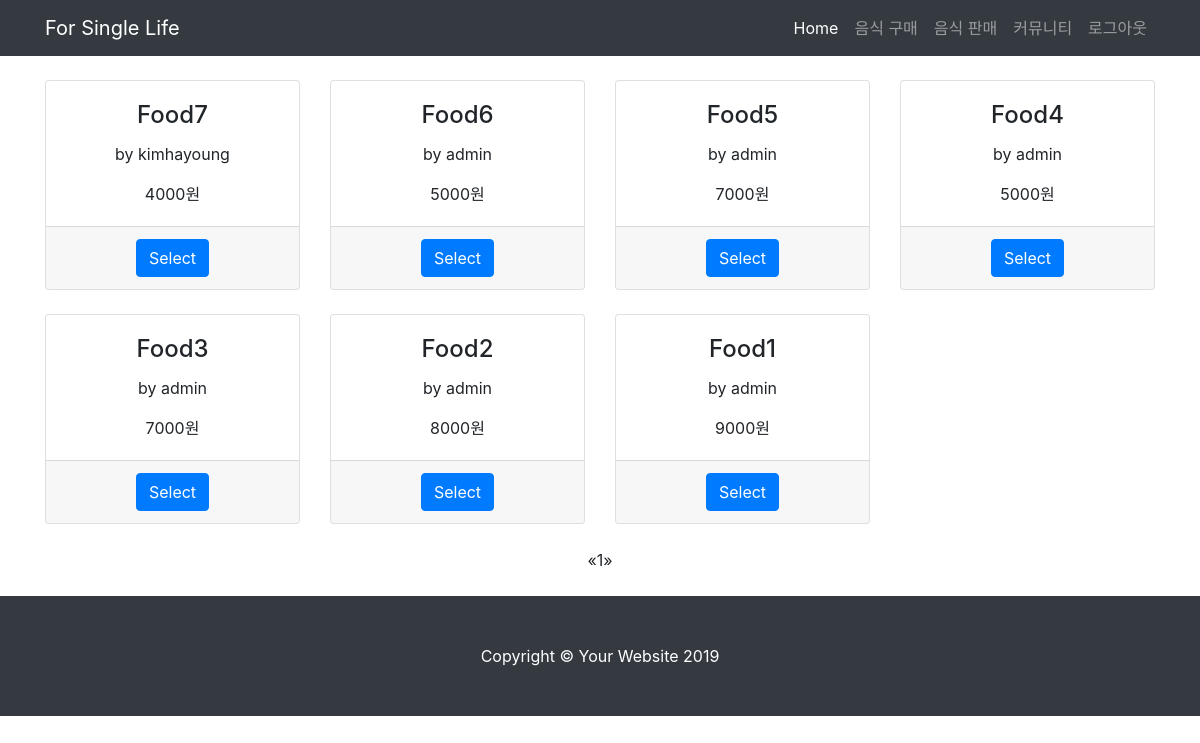
The app's page /foodlist/ with its own data.
### app/models.py (models this page shows, shortened)
class food(models.Model):
    name = models.CharField(max_length=50)
    seller = models.ForeignKey(User, on_delete=models.CASCADE, related_name='foods')
    body = models.CharField(max_length=1024)
    photo = models.ImageField(blank=True)
    date = models.DateTimeField(auto_created=True, auto_now_add=True)
    price = models.IntegerField(default=0)
    view = models.IntegerField(default=0)

### app/views.py (the view)
# urls.py: path('foodlist/', views.foodlist, name='foodlist'),
def foodlist(request):
    foodlist = food.objects.order_by('-date')
    page = request.GET.get('page', 1)
    paginator = Paginator(foodlist, 8)
    try:
        lines = paginator.page(page)
    except PageNotAnInteger:
        lines = paginator.page(1)
    except EmptyPage:
        lines = paginator.page(paginator.num_pages)
    context = {'foodlist': lines}
    return render(request, 'foodlist.html', context)

### templates/foodlist.html (shortened to what this page needs)
{% load staticfiles %}
<!DOCTYPE html>
<html lang="en">
<head>
  <link href="{% static 'vendor/bootstrap/css/bootstrap.min.css' %}" rel="stylesheet">
  <link href="{% static 'css/heroic-features.css' %}" rel="stylesheet">
</head>
<body>
  <nav class="navbar navbar-expand-lg navbar-dark bg-dark fixed-top">
    <div class="container">
      <a class="navbar-brand" href="{% url 'main' %}">For Single Life</a>
      <div class="collapse navbar-collapse" id="navbarResponsive">
        <ul class="navbar-nav ml-auto">
          <li class="nav-item active">
            <a class="nav-link" href="{% url 'main' %}">Home
            </a>
          </li>
          <li class="nav-item">
            <a class="nav-link" href="{% url 'foodlist' %}">음식 구매</a>
          </li>
          <li class="nav-item">
            <a class="nav-link" href="{% url 'foodreg' %}">음식 판매</a>
          </li>
          <li class="nav-item">
            <a class="nav-link" href="{% url 'community' %}">커뮤니티</a>
          </li>
            <li class="nav-item">
            <a class="nav-link" href="{% url 'logout' %}">로그아웃</a>
          </li>
        </ul>
      </div>
    </div>
  </nav>
  <div class="container">
    <div class="row text-center">
{% for food in foodlist %}
      <div class="col-lg-3 col-md-6 mb-4">
        <div class="card h-100">
          <div class="card-body">
            <h4 class="card-title">{{ food.name }}</h4>
            <p class="card-text">by {{ food.seller.username}}</p>
              <p class="card-text">{{ food.price }}원</p>
          </div>
          <div class="card-footer">
              <form action="food={{ food.id }}" method="POST" title="{{ food.name}}">
                  <a href="food={{ food.id }}" value="{{ food.id }}" class="btn btn-primary" >Select</a>
              </form>
          </div>
        </div>
      </div>
        {% endfor %}
    </div>
<ul class="pagination justify-content-center mb-4">
        {% if foodlist.has_previous %}
          <li><a href="?page={{ foodlist.previous_page_number }}">&laquo;</a></li>
        {% else %}
          <li class = "disabled"><span>&laquo;</span></li>
        {% endif %}
        {% for i in foodlist.paginator.page_range %}
          {% if foodlist.number == i %}
            <li class="active"><span>{{ i }} <span class="sr-only">(current)</span></span></li>
          {% else %}
            <li><a href="?page={{ i }}">{{ i }}</a></li>
          {% endif %}
        {% endfor %}
        {% if foodlist.has_next %}
            <li><a href="?page={{ foodlist.next_page_number }}">&raquo;</a></li>
        {% else %}
            <li class="disabled"><span>&raquo;</span></li>
        {%endif %}
        </ul>
  </div>
  <footer class="py-5 bg-dark">
    <div class="container">
      <p class="m-0 text-center text-white">Copyright &copy; Your Website 2019</p>
    </div>
  </footer>
</body>
</html>

### static/css/heroic-features.css (style rules this page uses)
body { padding-top: 56px; }

### records on screen
food: name "Food7", seller.username "kimhayoung", price "4000", {{ food.id }} 7 (drawn)
food: name "Food6", seller.username "admin", price "5000", {{ food.id }} 6 (drawn)
food: name "Food5", seller.username "admin", price "7000", {{ food.id }} 5 (drawn)
food: name "Food4", seller.username "admin", price "5000", {{ food.id }} 4 (drawn)
food: name "Food3", seller.username "admin", price "7000", {{ food.id }} 3 (drawn)
food: name "Food2", seller.username "admin", price "8000", {{ food.id }} 2 (drawn)
food: name "Food1", seller.username "admin", price "9000", {{ food.id }} 1 (drawn)

### other values on screen
{{ i }} "1"
